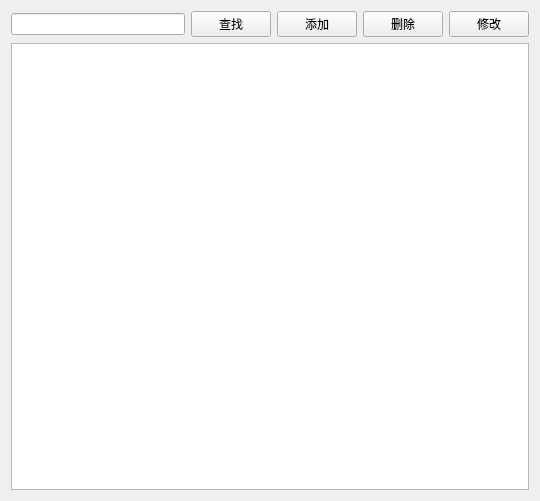
<?xml version="1.0" encoding="UTF-8"?>
<ui version="4.0">
 <class>PatientView</class>
 <widget class="QWidget" name="PatientView">
  <property name="geometry">
   <rect>
    <x>0</x>
    <y>0</y>
    <width>540</width>
    <height>501</height>
   </rect>
  </property>
  <property name="windowTitle">
   <string>患者管理</string>
  </property>
  <layout class="QVBoxLayout" name="verticalLayout">
   <item>
    <layout class="QHBoxLayout" name="horizontalLayout">
     <item>
      <widget class="QLineEdit" name="lineEdit"/>
     </item>
     <item>
      <widget class="QPushButton" name="btSearch">
       <property name="text">
        <string>查找</string>
       </property>
      </widget>
     </item>
     <item>
      <widget class="QPushButton" name="btAdd">
       <property name="text">
        <string>添加</string>
       </property>
      </widget>
     </item>
     <item>
      <widget class="QPushButton" name="btDelete">
       <property name="text">
        <string>删除</string>
       </property>
      </widget>
     </item>
     <item>
      <widget class="QPushButton" name="btEdit">
       <property name="text">
        <string>修改</string>
       </property>
      </widget>
     </item>
    </layout>
   </item>
   <item>
    <widget class="QTableView" name="tableView"/>
   </item>
  </layout>
 </widget>
 <resources/>
 <connections/>
</ui>
